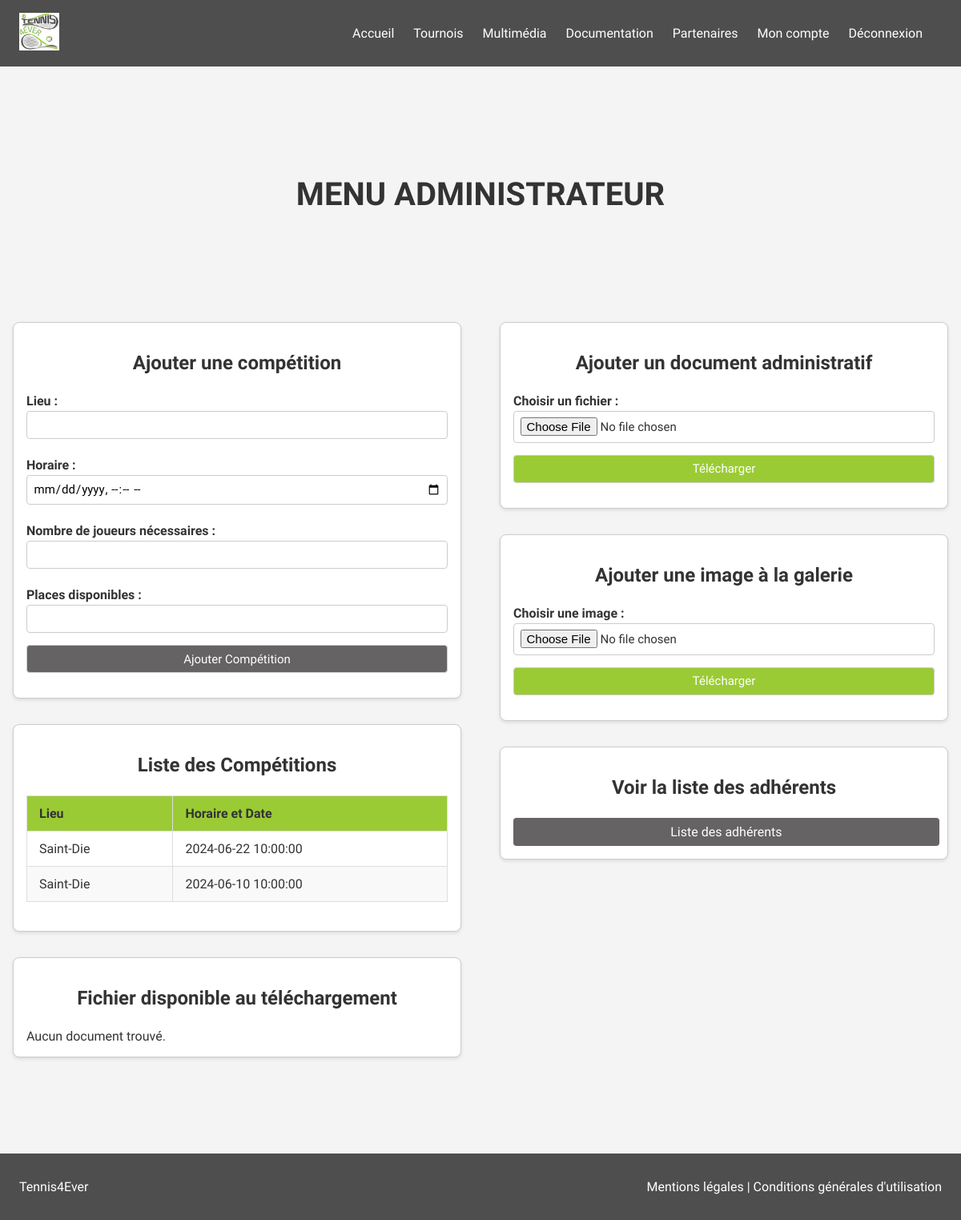
Screenshot of /src/Web/admin.php (signed in) with the database file from the repository.
### tables this page shows
CREATE TABLE `competitions` (
  `id` int(11) NOT NULL,
  `lieu` varchar(255) NOT NULL,
  `horaire` datetime NOT NULL,
  `joueurs_necessaires` int(11) NOT NULL,
  `places_disponibles` int(11) NOT NULL
);

### src/Web/admin.php (the view, shortened to what this page needs)
<?php
require ('header1.php');
require ('connexion.php');
?>
<html>
<head>
    <link href="css/admin.css" rel="stylesheet" />
</head>
<body>
    <div class="title">
        <header>
            <h1>MENU ADMINISTRATEUR</h1>
        </header>
    </div>
    <section class="container">
        <div class="col1">
            <div class="form-container">
                <h2>Ajouter une compétition</h2>
                <div class="ajouter">
                    <form action="ajouter_competition.php" method="post">
                        <label for="lieu">Lieu :</label>
                        <input type="text" name="lieu" required>
                        <br>
                        <label for="horaire">Horaire :</label>
                        <input type="datetime-local" id="horaire" name="horaire" required>
                        <br>
                        <label for="joueurs_necessaires">Nombre de joueurs nécessaires :</label>
                        <input type="number" name="joueurs_necessaires" required min="6">
                        <br>
                        <label for="places_disponibles">Places disponibles :</label>
                        <input type="number" name="places_disponibles" required pattern="\d+">
                        <br>
                        <input type="submit" value="Ajouter Compétition" class="button">
                    </form>
                </div>
            </div>
            <div class="form-container">
                <h2>Liste des Compétitions</h2>
                <table class="competition-table">
                    <thead>
                        <tr>
                            <th>Lieu</th>
                            <th>Horaire et Date</th>
                        </tr>
                    </thead>
                    <tbody>
                        <?php
                        $sql = "SELECT lieu, horaire FROM competitions";
                        $result = $conn->query($sql);
                        if ($result->num_rows > 0) {
                            while ($row = $result->fetch_assoc()) {
                                echo "<tr>";
                                echo "<td>" . htmlspecialchars($row['lieu']) . "</td>";
                                echo "<td>" . htmlspecialchars($row['horaire']) . "</td>";
                                echo "</tr>";
                            }
                        } else {
                            echo "<tr><td colspan='2'>Aucune compétition trouvée</td></tr>";
                        }
                        ?>
                    </tbody>
                </table>
            </div>
            <div class="derniereBox">
                <div class="form-container">
                    <div class="telechargerFichier">
                        <h2>Fichier disponible au téléchargement</h2>
                        <?php
                        $sql = "SELECT id_img, img_nom, img_chemin FROM document";
                        $result = $conn->query($sql);
                        if ($result && $result->num_rows > 0) {
                            while ($row = $result->fetch_assoc()) {
                                echo "<a href='telecharger_document.php?id=" . $row["id_img"] . "'>Télécharger Document " . htmlspecialchars($row["img_nom"]) . "</a><br>";
                            }
                        } else {
                            echo "Aucun document trouvé.";
                        }
                        ?>
                    </div>
                </div>
            </div>
        </div>
        <div class="col2">
            <div class="form-container">
                <h2>Ajouter un document administratif</h2>
                <form action="admin.php" method="post" enctype="multipart/form-data">
                    <label for="image">Choisir un fichier :</label>
                    <input type="file" name="image" accept="image/*" required>
                    <br>
                    <input type="submit" value="Télécharger" class="button">
                </form>
            </div>
            <div class="form-container">
                <h2>Ajouter une image à la galerie</h2>
                <form action="uploadgalerie.php" method="post" enctype="multipart/form-data">
                    <label for="image">Choisir une image :</label>
                    <input type="file" name="image" accept="image/*" required>
                    <br>
                    <input type="submit" value="Télécharger">
                </form>
            </div>
            <div class="form-container">
                <h2>Voir la liste des adhérents</h2>
                <a href="liste_adherents.php" class="button">Liste des adhérents</a>
            </div>
        </div>
    </section>
    <?php
    require ('footer.php');
    ?>
</body>
</html>

### src/Web/css/header1.css (style rules this page uses)
body { margin: 0; }

### src/Web/css/admin.css (style rules this page uses)
body { margin: 0; padding: 0; background-color: #f4f4f4; color: #333; font-family: "Shippori Mincho", serif; }
.title { text-align: center; padding: 1em 0; margin-bottom: 10vw; margin-top: 10vw; }
.title h1 { font-size: 2.5em; margin: 0; }
.container { display: flex; justify-content: center; padding: 0 1em; gap: 1em; }
.col1, .col2 { flex: 1; min-width: 300px; margin: 0 1em; }
.col1 { margin-left: 0; }
.col2 { margin-right: 0; }
.form-container { background-color: #fff; border: 1px solid #ccc; border-radius: 8px; padding: 1em; margin-bottom: 2em; box-shadow: 0 2px 4px rgba(0, 0, 0, 0.1); }
.form-container h2 { font-size: 1.5em; margin-bottom: 0.5em; }
.form-container label { display: block; font-weight: bold; margin: 0.5em 0 0.2em; }
.form-container input[type="text"], .form-container input[type="datetime-local"], .form-container input[type="number"], .form-container input[type="file"], .form-container input[type="submit"] { width: 100%; padding: 0.5em; margin-bottom: 1em; border: 1px solid #ccc; border-radius: 4px; box-sizing: border-box; font-family: "Shippori Mincho", serif; font-size: 15px; }
.form-container .ajouter input[type="submit"] { background-color: #656363; color: #fff; }
input[type="submit"] { background-color: #9acb34; color: #fff; cursor: pointer; transition: background-color 0.3s ease; }
.button { display: inline-block; text-align: center; padding: 0.5em 1em; color: #fff; background-color: #656363; border-radius: 4px; text-decoration: none; transition: background-color 0.3s ease; width: 95%; }
table.competition-table { width: 100%; border-collapse: collapse; margin-bottom: 20px; font-family: "Tenor Sans", sans-serif; }
table.competition-table thead { background-color: #9acb34; }
table.competition-table th, table.competition-table td { padding: 12px 15px; text-align: left; border: 1px solid #ddd; }
table.competition-table tbody tr:nth-child(even) { background-color: #f9f9f9; }
.container h2 { text-align: center; margin-bottom: 2vw; }
.derniereBox { margin-bottom: 10vw; }

### src/Web/css/footer.css (style rules this page uses)
body { margin: 0; }

### rows the page displays
competitions: lieu "Saint-Die", horaire "2024-06-22 10:00:00"
competitions: lieu "Saint-Die", horaire "2024-06-10 10:00:00"
